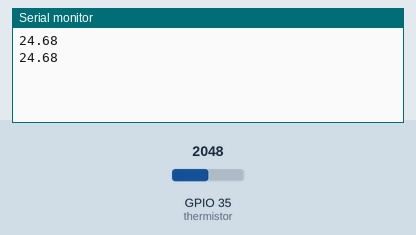
A sketch run on a simulated ESP32. On the bench: the last lines printed to the serial monitor. Inputs (shaded band) come from the test bench; at power-on: GPIO 35 (thermistor) = 2048.

Above: at 1.8 s.
1.9 s: GPIO 35 (thermistor) set to 2866
At 2.8 s:
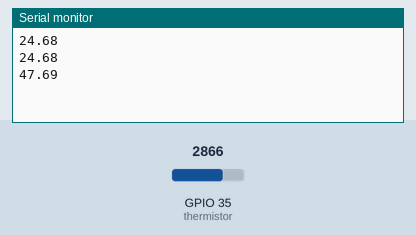
3.4 s: GPIO 35 (thermistor) set to 3603
At 4.3 s:
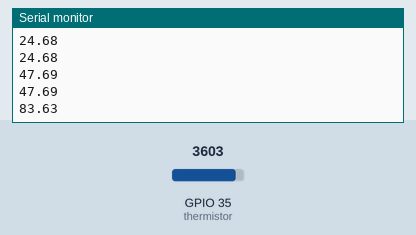
Timing chart, 0 to 6.4 s (numbered marks = the images above; inputs shaded):
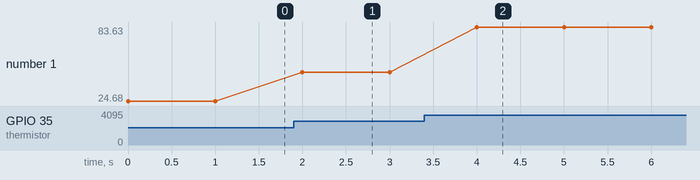

The sketch:

temp.ino
```cpp
int thermistor = 35;

int Vo;
float R1 = 10000;
float logR2, R2, T;
float c1 = 1.009249522e-03, c2 = 2.378405444e-04, c3 = 2.019202697e-07;

void setup() {
  pinMode(thermistor, INPUT);

  Serial.begin(9600);
}

void loop() {
  Vo = analogRead(thermistor);
  R2 = R1 * (4096.0 / (float)Vo - 1.0);
  logR2 = log(R2);
  T = (1.0 / (c1 + c2*logR2 + c3*logR2*logR2*logR2));
  T = T - 273.15;
//  T = (T * 9.0)/ 5.0 + 32.0;
  Serial.println(T);
//  Serial.println("Temperature(C): " + String(T));
  delay(1000);
}
```

Measured:
- after the input at 1.9 s, the serial monitor: prints a new line after 0.10 s (image 1)
- after the input at 3.4 s, the serial monitor: prints a new line after 0.60 s (image 2)
- plotted number 1: 24.68 → 47.69 after the input at 1.9 s, 47.69 → 83.63 after the input at 3.4 s
